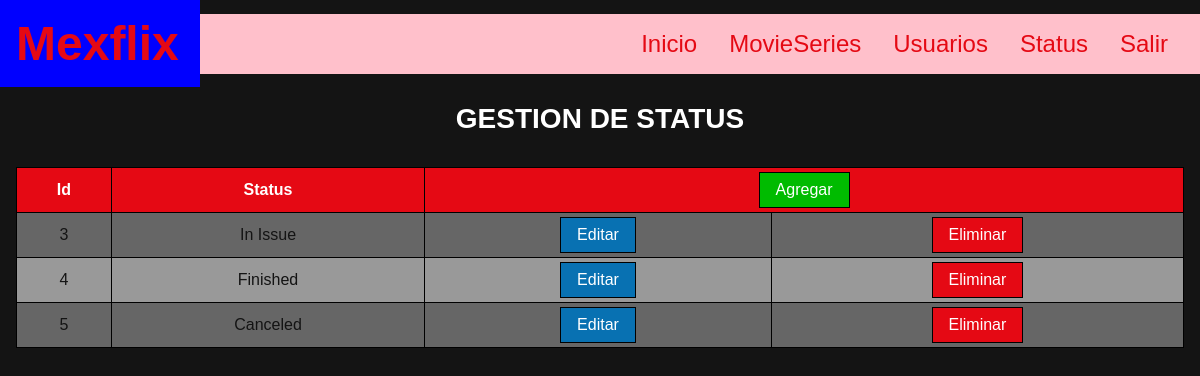
The page /Mexflix/status (signed in) on the database its author committed.
### tables this page shows
CREATE TABLE estado(
    estado_id INTEGER UNSIGNED PRIMARY KEY AUTO_INCREMENT,
    estado_ VARCHAR(20) NOT NULL
);

### Mexflix/controllers/ViewController.php (called while the page is built)
<?php
class ViewController{
    private static $view_path = './views/';
    public function load_view($view){
        require_once( self::$view_path . 'header.php');
        require_once( self::$view_path . $view . '.php');
        require_once( self::$view_path . 'footer.php');
    }
}

### Mexflix/index.php (called while the page is built, shortened)
<?php
require_once('./controllers/Autoload.php');
$route = isset($_GET['r']) ? $_GET['r'] : 'home';
$mexflix = new Router($route);

### Mexflix/controllers/Autoload.php (called while the page is built, shortened)
<?php
class Autoload
{
    public function __construct(){
        spl_autoload_register(function($class_name){
            $models_path = './models/' . $class_name . '.php';
            $controllers_path = './controllers/' . $class_name . '.php';
        });
    }
}

### Mexflix/controllers/StatusController.php (called while the page is built, shortened)
<?php
class StatusController{
    private $model;
    public function __construct(){
        $this->model = new StatusModel();
    }
    public function get( $estado_id = ''){
        return $this->model->get($estado_id);
    }
}

### Mexflix/models/Model.php (called while the page is built, shortened)
<?php
abstract class Model{
    private static $db_host = 'localhost';
    private static $db_user = 'root';
    private static $db_pass = '';
    private static $db_name = 'mexflix';
    private static $db_charset = 'utf8';
    private $conn;
    protected $query;
    protected $rows = array();
    private function db_open(){
            $this->conn = new mysqli(
                self::$db_host,
                self::$db_user,
                self::$db_pass,
                self::$db_name
            );
            $this->conn->set_charset(self::$db_charset);
    }
    protected function get_query(){
        $result = $this->conn->query($this->query);
        while($this->rows[] = $result->fetch_assoc());
        return array_pop($this->rows);
    }
}

### Mexflix/models/StatusModel.php (called while the page is built, shortened)
<?php
class StatusModel extends Model{
    public function get($estado_id = ''){
        $this->query = ($estado_id != '')
        ?"SELECT * FROM estado WHERE estado_id = $estado_id"
        :"SELECT * FROM estado";
        $this->get_query();
        $data = array();
        foreach($this->rows as $key => $value){
            array_push($data, $value);
        }
        return $data;
    }
}

### Mexflix/views/status.php (the view)
<?php
print('<h2 class="p1">GESTION DE STATUS</h2>');
$status_controller = new StatusController();
$status = $status_controller->get();
if( empty($status) ) {
    print('
        <div class="container">
            <p class="item error">No hay Status</p>
        </div>
    ');
}else{
    $template_status = '
    <div class="item">
        <table>
            <tr>
                <th>Id</th>
                <th>Status</th>
                <th colspan="2">
                    <form method="POST">
                        <input type="hidden" name="r" value="status-add">
                        <input class="button add" type="submit" value="Agregar">
                    </form>
                </th
            </tr>
            ';
        for($n=0; $n < count($status); $n++){
            $template_status .= '
            <tr>
                <td>' . $status[$n]['estado_id'] . '</td>
                <td>' . $status[$n]['estado_'] . '</td>
                <td>
                    <form method="POST">
                        <input type="hidden" name="r" value="status-edit">
                        <input type="hidden" name="estado_id" value="'. $status[$n]['estado_id'] . '">
                        <input class="button edit" type="submit" value="Editar">
                    </form>
                </td>
                <td>
                    <form method="POST">
                        <input type="hidden" name="r" value="status-delete">
                        <input type="hidden" name="estado_id" value="'. $status[$n]['estado_id'] . '">
                        <input class="button delete" type="submit" value="Eliminar">
                    </form>
                </td>
            </tr>
            ';
        }
        $template_status .= '
        </table>
    </div>
    ';
    print($template_status);
}

### Mexflix/public/css/mexflix.css (style rules this page uses)
html { background-color: #141414; color: #FFF; }
input, textarea, select { color: #141414; }
table { width: 100%; color: #141414; }
table td, table th { padding: .25rem; }
table tr:first-child { background-color: #E50914; color: #FFF; }
table tr:nth-child(even) { background-color: #666; }
table tr:nth-child(odd):not(:first-child) { background-color: #999; }
.button { padding: .5rem 1rem; background-color: #E50914; color: #FFF; cursor: pointer; }
.add { background-color: #0B0; }
.edit { background-color: #0871B2; }
.delete { background-color: #E50914; }

### rows shown on the page
estado: estado_id "3", estado_ "In Issue"
estado: estado_id "4", estado_ "Finished"
estado: estado_id "5", estado_ "Canceled"
